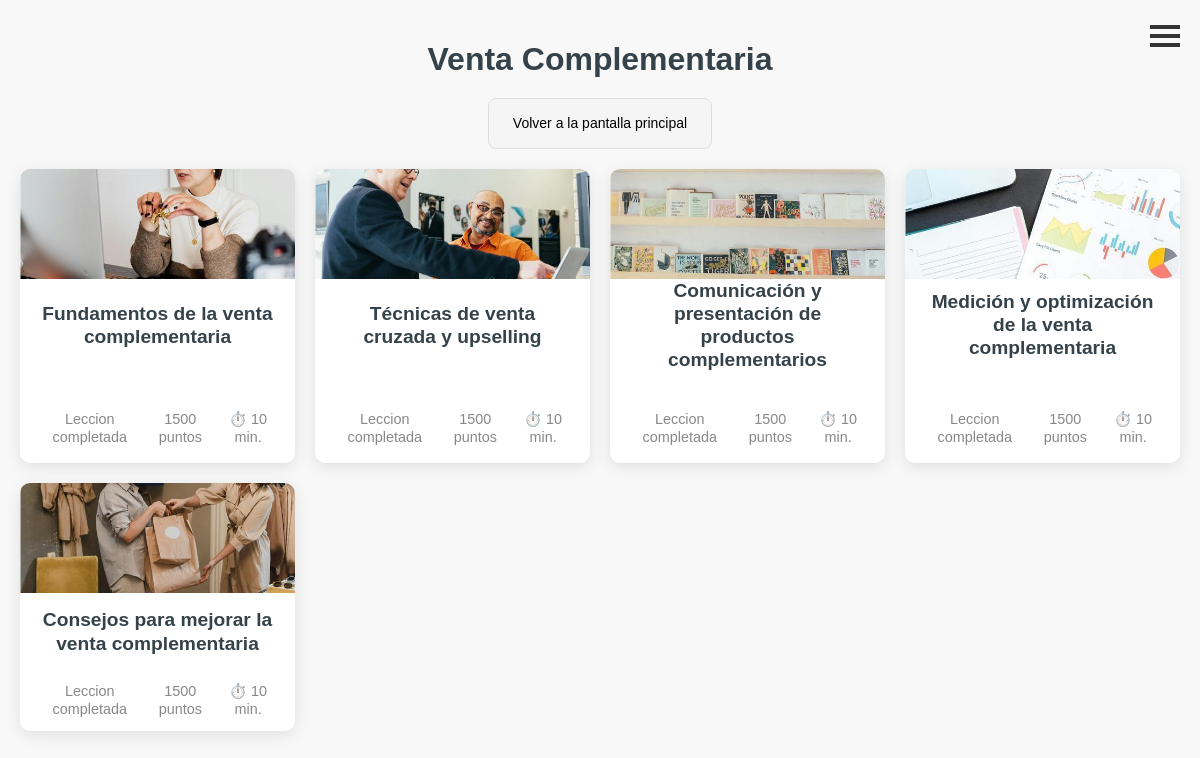
/curso/2/ (signed in), run on the app's committed database.
### cursos/models.py (models this page shows, shortened)
class Curso(models.Model):
    titulo = models.CharField(max_length=200)
    explicacion = models.TextField()
    miniexplicacion = models.TextField()
    fecha_creacion = models.DateTimeField(default=timezone.now)
    puntos = models.SmallIntegerField()
    miniatura = models.ImageField(upload_to='images/miniaturas/')

class Leccion(models.Model):
    titulo = models.CharField(max_length=200)
    explicacion = models.TextField()
    autor = models.ForeignKey('Autor', on_delete=models.CASCADE)
    fecha_creacion = models.DateTimeField(default=timezone.now)
    contenido = models.TextField()
    puntos = models.SmallIntegerField()
    ejercicio = models.ForeignKey('Ejercicio', on_delete=models.CASCADE, blank=True, null=True)
    curso = models.ForeignKey('Curso', on_delete=models.CASCADE)
    miniatura = models.ImageField(upload_to='images/miniaturas/')
    imagen1 = models.ImageField(upload_to='images/lecciones/', blank=True, null=True)
    imagen2 = models.ImageField(upload_to='images/lecciones/', blank=True, null=True)
    imagen3 = models.ImageField(upload_to='images/lecciones/', blank=True, null=True)
    imagen4 = models.ImageField(upload_to='images/lecciones/', blank=True, null=True)
    imagen5 = models.ImageField(upload_to='images/lecciones/', blank=True, null=True)

### cursos/views.py (the view)
def detalle_curso(request, pk):
    curso = get_object_or_404(Curso, pk=pk)
    lecciones = Leccion.objects.filter(curso_id=pk)
    lecciones_completadas = {}
    for leccion in lecciones:
        leccion_completada = UsuarioLeccion.objects.filter(usuario=request.user, leccion=leccion, completada=True).exists()
        lecciones_completadas[leccion.id] = leccion_completada
    return render(request, 'cursos/detalle_curso.html', {'curso': curso, 'lecciones':lecciones, 'lecciones_completadas': lecciones_completadas})

### cursos/templatetags/custom_filters.py (called while the page is built)
@register.filter
def get_item(dictionary, key):
    return dictionary.get(key)

### cursos/templates/cursos/detalle_curso.html (shortened to what this page needs)
{% extends 'cursos/base.html' %}
{% load custom_filters %}
{% load static %}
{% block content %}
<section class="course-categories">
    <h2>{{ curso.titulo }}</h2>
    <div class="back-to-menu">
        <a href="/">Volver a la pantalla principal</a>
      </div>
    <div class="categories-grid">
      {% for leccion in lecciones %}
      <div class="category-item">
        <div class="category-image">
            <img src="{{ leccion.miniatura.url }}" alt="imagen" />
        </div>
        <div class="category-content">
            <h3><a href="{% url 'detalle_leccion' pk=leccion.pk %}" title='{{leccion.titulo}}'>{{leccion.titulo}}</a></h3>
            <div class="category-meta">
                <span>
                {% if lecciones_completadas|default_if_none:""|get_item:leccion.id %}
                    <div class="lesson-subtext">Leccion completada</div>
                {% else %}
                    <div class="lesson-subtext">Lección pendiente</div>
                {% endif %}
                </span>
                <span>1500 puntos</span>
                <span>⏱️ 10 min.</span>
            </div>
        </div>
    </div>
    {% endfor %}
            </div>
        </section>
{% endblock %}

### cursos/static/css/curso.css (style rules this page uses)
body, h1, h2, p, ul { margin: 0; padding: 0; list-style: none; }
body { font-family: Arial, sans-serif; line-height: 1.2; background-color: #f4f4f4; color: #333; }
.course-categories { padding: 40px 20px; background-color: #f8f8f8; text-align: center; }
.course-categories h2 { margin-bottom: 20px; font-size: 2rem; color: #35424a; }
.categories-grid { display: grid; gap: 20px; grid-template-columns: repeat(auto-fit, minmax(250px, 1fr)); margin-top: 5px; }
.category-item { background-color: #fff; border-radius: 10px; box-shadow: 0px 4px 15px rgba(0, 0, 0, 0.1); overflow: hidden; transition: transform 0.3s ease, box-shadow 0.3s ease; display: flex; flex-direction: column; justify-content: space-between; }
.category-item a { color: #35424a; text-decoration: none; font-weight: bold; border-bottom: 2px solid transparent; transition: color 0.3s ease, border-bottom-color 0.3s ease; }
.category-content { padding: 20px; display: flex; flex-direction: column; height: 100%; }
.category-content h3 { font-size: clamp(1.2rem, 1.3vw, 1.2rem); color: #35424a; margin-bottom: 10px; margin-top: 5px; flex: 0 1 30%; display: flex; align-items: center; justify-content: center; text-align: center; max-height: 30%; }
.category-meta { display: flex; gap: 10px; font-size: 0.9rem; color: #888; flex: 0 1 20%; align-items: center; justify-content: center; text-align: center; margin-top: auto; max-height: 20%; }
.category-meta span { display: flex; align-items: center; gap: 5px; }
.category-image { width: 100%; padding-top: 40%; position: relative; overflow: hidden; background-color: #f8f8f8; }
.category-image img { position: absolute; top: 50%; left: 50%; width: 100%; height: 100%; object-fit: cover; transform: translate(-50%, -50%); }
.back-to-menu { display: block; margin-bottom: 20px; padding: 8px 12px; text-align: center; background-color: #f5f5f5; color: #333; font-size: 14px; font-weight: normal; text-decoration: none; border-radius: 8px; border: 1px solid #ddd; transition: background-color 0.3s ease, color 0.3s ease; cursor: pointer; width: fit-content; margin-left: auto; margin-right: auto; }
.back-to-menu a { display: block; padding: inherit; color: inherit; text-decoration: none; }
.back-to-menu a { text-decoration: none; color: #000; }

### data on the page
Curso: titulo "Venta Complementaria"
Leccion: miniatura (picture), titulo "Fundamentos de la venta complementaria", shows "Leccion completada"
Leccion: miniatura (picture), titulo "Técnicas de venta cruzada y upselling", shows "Leccion completada"
Leccion: miniatura (picture), titulo "Comunicación y presentación de productos complementarios", shows "Leccion completada"
Leccion: miniatura (picture), titulo "Medición y optimización de la venta complementaria", shows "Leccion completada"
Leccion: miniatura (picture), titulo "Consejos para mejorar la venta complementaria", shows "Leccion completada"
